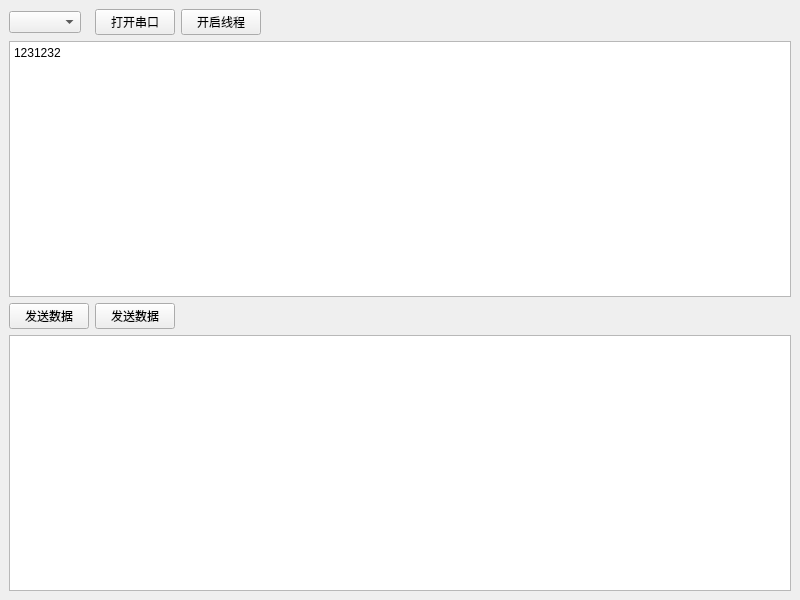
<?xml version="1.0" encoding="UTF-8"?>
<ui version="4.0">
 <class>MainWindow</class>
 <widget class="QMainWindow" name="MainWindow">
  <property name="geometry">
   <rect>
    <x>0</x>
    <y>0</y>
    <width>800</width>
    <height>600</height>
   </rect>
  </property>
  <property name="windowTitle">
   <string>MainWindow</string>
  </property>
  <widget class="QWidget" name="centralwidget">
   <layout class="QGridLayout" name="gridLayout">
    <item row="0" column="0">
     <widget class="QComboBox" name="comboBox">
      <property name="sizePolicy">
       <sizepolicy hsizetype="Fixed" vsizetype="Fixed">
        <horstretch>0</horstretch>
        <verstretch>0</verstretch>
       </sizepolicy>
      </property>
     </widget>
    </item>
    <item row="0" column="3">
     <spacer name="horizontalSpacer">
      <property name="orientation">
       <enum>Qt::Horizontal</enum>
      </property>
      <property name="sizeHint" stdset="0">
       <size>
        <width>40</width>
        <height>20</height>
       </size>
      </property>
     </spacer>
    </item>
    <item row="3" column="0" colspan="4">
     <widget class="QTextEdit" name="textEdit_2">
      <property name="readOnly">
       <bool>true</bool>
      </property>
     </widget>
    </item>
    <item row="2" column="1">
     <widget class="QPushButton" name="pushButton_3">
      <property name="text">
       <string>发送数据</string>
      </property>
     </widget>
    </item>
    <item row="0" column="1">
     <widget class="QPushButton" name="pushButton">
      <property name="text">
       <string>打开串口</string>
      </property>
     </widget>
    </item>
    <item row="1" column="0" colspan="4">
     <widget class="QTextEdit" name="textEdit">
      <property name="html">
       <string>&lt;!DOCTYPE HTML PUBLIC &quot;-//W3C//DTD HTML 4.0//EN&quot; &quot;http://www.w3.org/TR/REC-html40/strict.dtd&quot;&gt;
&lt;html&gt;&lt;head&gt;&lt;meta name=&quot;qrichtext&quot; content=&quot;1&quot; /&gt;&lt;style type=&quot;text/css&quot;&gt;
p, li { white-space: pre-wrap; }
&lt;/style&gt;&lt;/head&gt;&lt;body style=&quot; font-family:'SimSun'; font-size:9pt; font-weight:400; font-style:normal;&quot;&gt;
&lt;p style=&quot; margin-top:0px; margin-bottom:0px; margin-left:0px; margin-right:0px; -qt-block-indent:0; text-indent:0px;&quot;&gt;1231232&lt;/p&gt;&lt;/body&gt;&lt;/html&gt;</string>
      </property>
     </widget>
    </item>
    <item row="2" column="0">
     <widget class="QPushButton" name="pushButton_2">
      <property name="text">
       <string>发送数据</string>
      </property>
     </widget>
    </item>
    <item row="0" column="2">
     <widget class="QPushButton" name="pushButton_4">
      <property name="text">
       <string>开启线程</string>
      </property>
     </widget>
    </item>
   </layout>
  </widget>
 </widget>
 <resources/>
 <connections/>
</ui>
